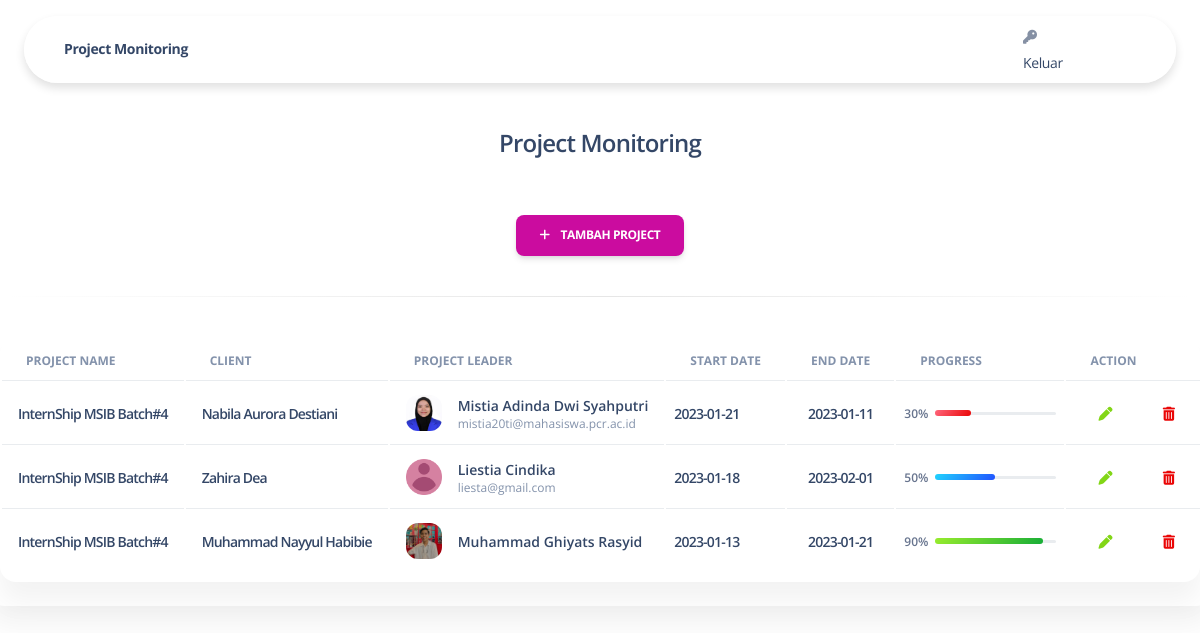
The page / on the database its author committed.
### tables this page shows
CREATE TABLE `monitoring` (
  `id` int(11) NOT NULL,
  `nama_projek` varchar(100) NOT NULL,
  `nama_klien` varchar(100) NOT NULL,
  `nama_leader` varchar(100) NOT NULL,
  `email` varchar(100) NOT NULL,
  `gambar` varchar(100) NOT NULL DEFAULT 'default.jpg',
  `tanggal_mulai` varchar(100) NOT NULL,
  `tanggal_selesai` varchar(100) NOT NULL,
  `progress` int(11) NOT NULL
);

### application/controllers/Monitoring.php (called while the page is built, shortened)
<?php
class Monitoring extends CI_Controller
{
    public function __construct()
    {
        $this->load->model('Monitor_model');
    }
    public function index()
    {
        $data['judul'] = "Project Monitoring";
        $data['monitoring'] = $this->Monitor_model->get();
        $this->load->view('monitor', $data);
    }
}

### index.php (called while the page is built, shortened)
<?php
require_once BASEPATH.'core/CodeIgniter.php';

### application/models/Monitor_model.php (called while the page is built, shortened)
<?php
class Monitor_model extends CI_Model
{
    public $table = 'monitoring';
    public function get(){
        $this->db->from($this->table);
        $query = $this->db->get();
        return $query->result_array();
    }
}

### application/views/monitor.php (the view, shortened to what this page needs)
<!DOCTYPE html>
<html lang="en">
<head>
  <link href="assets/css/nucleo-icons.css" rel="stylesheet" />
  <link href="assets/css/nucleo-svg.css" rel="stylesheet" />
  <link href="assets/css/nucleo-svg.css" rel="stylesheet" />
  <link id="pagestyle" href="assets/css/soft-ui-dashboard.css?v=1.0.7" rel="stylesheet" />
</head>
<body class="">
    <div class="row">
      <div class="col-12">
        <nav class="navbar navbar-expand-lg blur blur-rounded top-0 z-index-3 shadow position-absolute my-3 py-2 start-0 end-0 mx-4">
          <div class="container-fluid pe-0">
            <a class="navbar-brand font-weight-bolder ms-lg-0 ms-3 " href="../pages/dashboard.html">
              Project Monitoring
            </a>
            </div>
            <div class="collapse navbar-collapse" id="navigation">
              <ul class="navbar-nav mx-auto ms-xl-auto me-xl-7">
                <li class="nav-item">
                  <a class="small" href="<?= base_url('Auth/registrasi'); ?>">
                    <i class="fas fa-key opacity-6 text-dark me-1"></i>
                    Keluar
                  </a>
                </li>
              </ul>
            </div>
          </div>
          <div class="card mb-4">
            <div class="card-header text-center">
              <h4><?php echo $judul; ?></h4>
            </div>
            <div class="card-header text-center">
                <a href="<?= site_url('Monitoring/tambah') ?>" class="btn btn-icon btn-3 btn-primary" type="button">
                    <span class="btn-inner--icon"><i class="fa fa-plus"></i></span>
                    <span class="btn-inner--text">&nbsp;&nbsp;&nbsp;Tambah Project</span>
                </a>
            </div>
            <hr class="horizontal dark mt-0">
            <br>
            <div class="row ">
                <div class="col-12">
                <div class="card mb-4">
                    <div class="card-body px-0 pt-0 pb-2">
                    <div class="table-responsive p-0">
                        <table class="table align-items-center mb-0">
                        <thead>
                            <tr>
                            <th class="text-uppercase text-secondary text-xs font-weight-bolder opacity-10 ">PROJECT NAME</th>
                            <th class="text-uppercase text-secondary text-xs font-weight-bolder opacity-10 ">CLIENT</th>
                            <th class="text-uppercase text-secondary text-xs font-weight-bolder opacity-10">Project Leader</th>
                            <th class="text-uppercase text-secondary text-xs font-weight-bolder opacity-10 ">Start Date</th>
                            <th class="text-uppercase text-secondary text-xs font-weight-bolder opacity-10">End Date</th>
                            <th class="text-uppercase text-secondary text-xs font-weight-bolder opacity-10">Progress</th>
                            <th class="text-uppercase text-secondary text-xs font-weight-bolder opacity-10">Action</th>
                            </tr>
                        </thead>
                        <tbody>
                            <?php foreach ($monitoring as $mr) : ?>
                            <tr>
                            <td>
                                <div class="d-flex px-2">
                                <div class="my-auto">
                                    <h4 class="mb-0 text-sm"><?= $mr['nama_projek']; ?></h4>
                                </div>
                                </div>
                            </td>
                            <td>
                                <div class="d-flex px-2">
                                <div class="my-auto">
                                    <h4 class="mb-0 text-sm"><?= $mr['nama_klien']; ?></h4>
                                </div>
                                </div>
                            </td>
                            <td>
                                <div class="d-flex px-2 py-1">
                                <div>
                                    <img src="<?= ('assets/img/profil/') . $mr['gambar']; ?>" class="avatar avatar-sm me-3" alt="user1">
                                </div>
                                <div class="d-flex flex-column justify-content-center">
                                    <h6 class="mb-0 text-sm"><?= $mr['nama_leader']; ?></h6>
                                    <p class="text-xs text-secondary mb-0"><?= $mr['email']; ?></p>
                                </div>
                                </div>
                            </td>
                            <td>
                                <div class="my-auto">
                                    <h4 class="mb-0 text-sm"><?= $mr['tanggal_mulai']; ?></h4>
                                </div>
                            </td>
                            <td class="align-middle text-center text-sm">
                                <div class="my-auto">
                                    <h4 class="mb-0 text-sm"><?= $mr['tanggal_selesai']; ?></h4>
                                </div>
                            </td>
                            <td class="align-middle text-center">
                                <div class="d-flex align-items-center justify-content-center">
                                <span class="me-2 text-xs font-weight-bold"><?= $mr['progress']; ?>%</span>
                                <div>
                                            <?php
                                            if ($mr['progress'] <= 30) { ?>
                                                <div class="progress">
                                                    <div class="progress-bar bg-gradient-danger" role="progressbar" aria-valuenow="<?= $mr['progress']; ?>" aria-valuemin="0" aria-valuemax="100" style="width: <?= $mr['progress']; ?>%;"></div>
                                                </div>
                                            <?php }
                                            else if ($mr['progress'] <= 60) { ?>
                                                <div class="progress">
                                                    <div class="progress-bar bg-gradient-info" role="progressbar" aria-valuenow="<?= $mr['progress']; ?>" aria-valuemin="0" aria-valuemax="100" style="width: <?= $mr['progress']; ?>%;"></div>
                                                </div>
                                            <?php
                                            } else if ($mr['progress'] >= 61) {?>
                                                <div class="progress">
                                                    <div class="progress-bar bg-gradient-success" role="progressbar" aria-valuenow="<?= $mr['progress']; ?>" aria-valuemin="0" aria-valuemax="100" style="width: <?= $mr['progress']; ?>%;"></div>
                                                </div>
                                            <?php } ?>
                                </div>
                                </div>
                            </td>
                            <td class="align-middle">
                                <a href="<?= base_url('Monitoring/edit/') . $mr['id']; ?>" class="text-secondary font-weight-bold text-xs" data-toggle="tooltip" data-original-title="Edit user">
                                    <button class="btn btn-link text-success mb-0">
                                        <i class="fa fa-pen text-sm "></i>
                                    </button>
                                </a>
                                <a href="<?= base_url('Monitoring/hapus/') . $mr['id']; ?>" class="text-secondary font-weight-bold text-xs" data-toggle="tooltip" data-original-title="Edit user">
                                    <button class="btn btn-link text-danger mb-0">
                                        <i class="fa fa-trash text-sm"></i>
                                    </button>
                                </a>
                            </td>
                            </tr>
                            <?php endforeach; ?>
                        </tbody>
                        </table>
                        </div>
                    </div>
                </div>
                </div>
            </div>
</body>
</html>

### rows shown on the page
monitoring: nama_projek "InternShip MSIB Batch#4", nama_klien "Nabila Aurora Destiani", gambar (picture), nama_leader "Mistia Adinda Dwi Syahputri", email "mistia20ti@mahasiswa.pcr.ac.id", tanggal_mulai "2023-01-21", tanggal_selesai "2023-01-11", progress "30"
monitoring: nama_projek "InternShip MSIB Batch#4", nama_klien "Zahira Dea", gambar (placeholder picture), nama_leader "Liestia Cindika", email "liesta@gmail.com", tanggal_mulai "2023-01-18", tanggal_selesai "2023-02-01", progress "50"
monitoring: nama_projek "InternShip MSIB Batch#4", nama_klien "Muhammad Nayyul Habibie", gambar (picture), nama_leader "Muhammad Ghiyats Rasyid", tanggal_mulai "2023-01-13", tanggal_selesai "2023-01-21", progress "90"

### other values the page prints
$judul "Project Monitoring"
